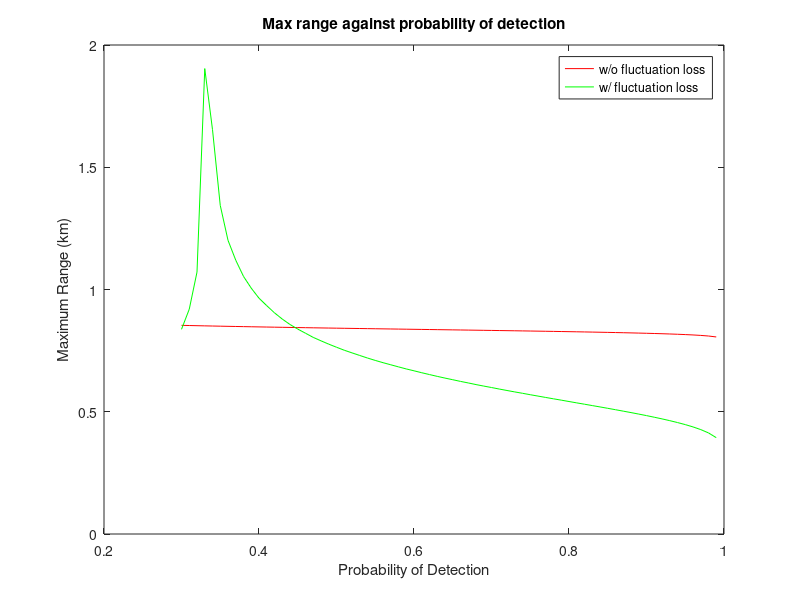

Recreate this plot in MATLAB.
load fluct_loss.mat;

P_d = linspace(.3,.99, 70);
G = 33;			% antenna gain
P_t = 25e3;		% peak transmit power
tau = .15e-6;	% pulse width

f = 9400e6;		% carrier frequency
c = 3e8;		% speed of light
L_f = Lf;		
sig = 10;		% radar cross section, 10 m^2
prf = 4000;
omega_r = 20;
prt = 1/prf;
k = 1.38e-23;	% Boltzmann constant
T_0 = 290;		% std temp
F_n = 5;		% rec noise figure (dB)
Bw = 15e6;		% rec bandwidth
L_s = 12;		% system losses (dB)
theta_B_h = .8;
theta_B_v = 15;


T_fa = (4*3600);	% time between false alarms
P_fa = 1/(Bw*T_fa);	% probability of false alarm


lambda = c / f;
n = theta_B_v*prf/(6*omega_r);	% # of pulses

A_e = G * lambda^2 /( 4 * pi);	% effective aperture
P_av = tau / prt * P_t;		% avg power

% bunch of SNR calculations
A = log(.62./P_fa);
B = log(P_d./(1-P_d));

SNR_1 = 10*log10(A + .12 * A .* B + 1.7 * B);
SNR_n = -5 * log10(n) + (6.2 + 4.54/sqrt(n + .44)) * SNR_1;


E_i = SNR_1 / (SNR_n * n); % integration efficiency factor

% max range w/o fluctuation loss
R_max_ll = (P_av * G * A_e * sig * n * E_i ./ ((4*pi)^2 * k * T_0 * F_n * Bw * tau * prf .* SNR_1 * L_s)).^(1/4);
plot(P_d, R_max_ll./1000, 'red');
title('Max range against probability of detection');
xlabel('Probability of Detection');
ylabel('Maximum Range (km)');

R_max = (P_av * G * A_e * sig * n * E_i ./ ((4*pi)^2 * k * T_0 * F_n * Bw * tau * prf .* SNR_1 .* L_f * L_s)).^(1/4);
hold;
plot(P_d, R_max./1000, 'green');
title('Max range against probability of detection');
xlabel('Probability of Detection');
ylabel('Maximum Range (km)');

legend('w/o fluctuation loss', 'w/ fluctuation loss');